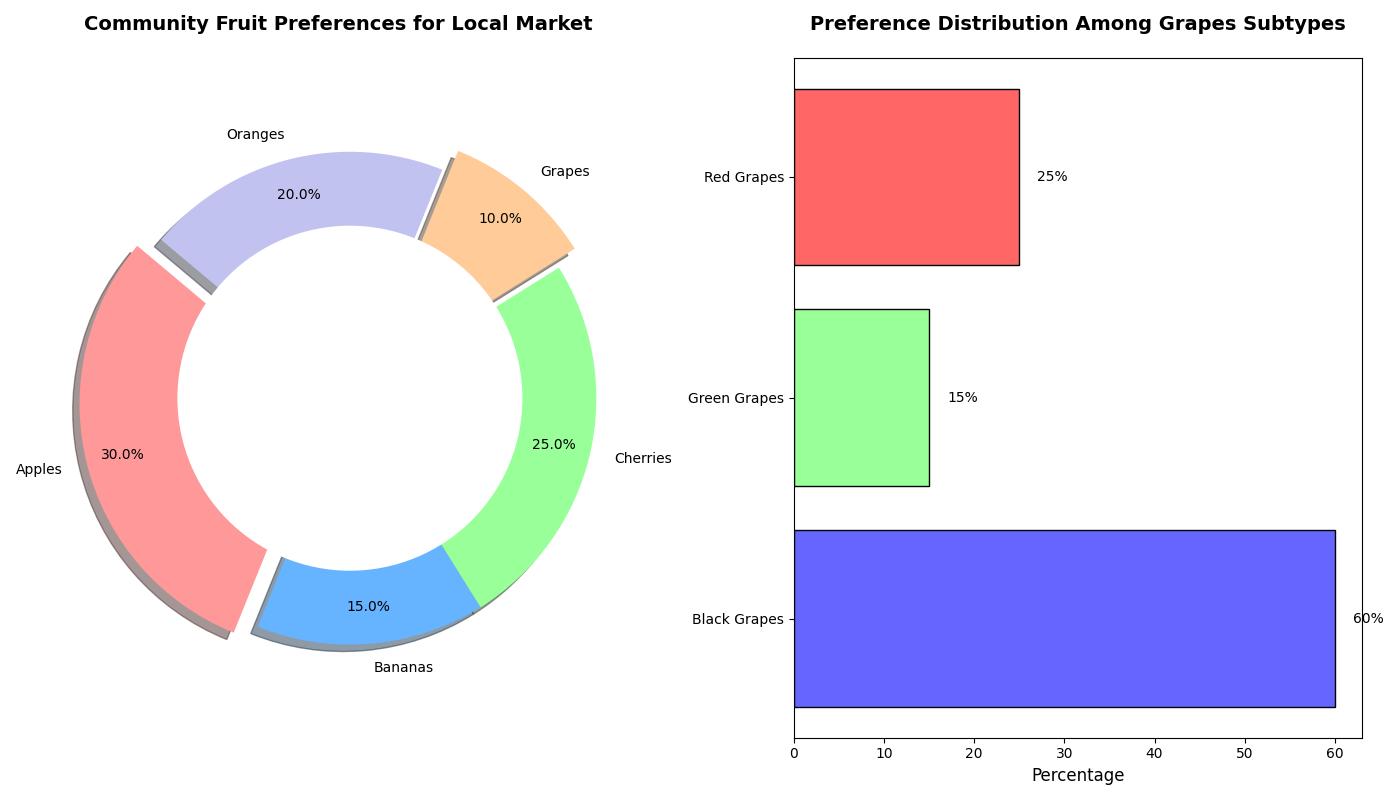

This chart was generated by the following Python code:
import matplotlib.pyplot as plt
import numpy as np

fruit_types = ['Apples', 'Bananas', 'Cherries', 'Grapes', 'Oranges']
preferences_percentages = [30, 15, 25, 10, 20]  # Manually shuffled

colors = ['#ff9999','#66b3ff','#99ff99','#ffcc99','#c2c2f0']

fig, ax = plt.subplots(1, 2, figsize=(14, 8))

wedges1, texts1, autotexts1 = ax[0].pie(
    preferences_percentages, labels=fruit_types, colors=colors, autopct='%1.1f%%',
    startangle=140, pctdistance=0.85, explode=(0.1, 0, 0, 0.1, 0), shadow=True
)

centre_circle1 = plt.Circle((0, 0), 0.70, fc='white')
ax[0].add_artist(centre_circle1)
ax[0].axis('equal')
ax[0].set_title('Community Fruit Preferences for Local Market', fontsize=14, fontweight='bold', pad=20)

grape_subtypes = ['Red Grapes', 'Green Grapes', 'Black Grapes']
grape_preferences = [25, 15, 60]  # Manually shuffled
grape_colors = ['#ff6666', '#99ff99', '#6666ff']

y_pos = np.arange(len(grape_subtypes))

ax[1].barh(y_pos, grape_preferences, color=grape_colors, edgecolor='black')
ax[1].set_yticks(y_pos)
ax[1].set_yticklabels(grape_subtypes)
ax[1].invert_yaxis()
ax[1].set_xlabel('Percentage', fontsize=12)
for index, value in enumerate(grape_preferences):
    ax[1].text(value + 2, index, f'{value}%', va='center', ha='left', fontsize=10)

ax[1].set_title('Preference Distribution Among Grapes Subtypes', fontsize=14, fontweight='bold', pad=20)

plt.tight_layout()
plt.show()
